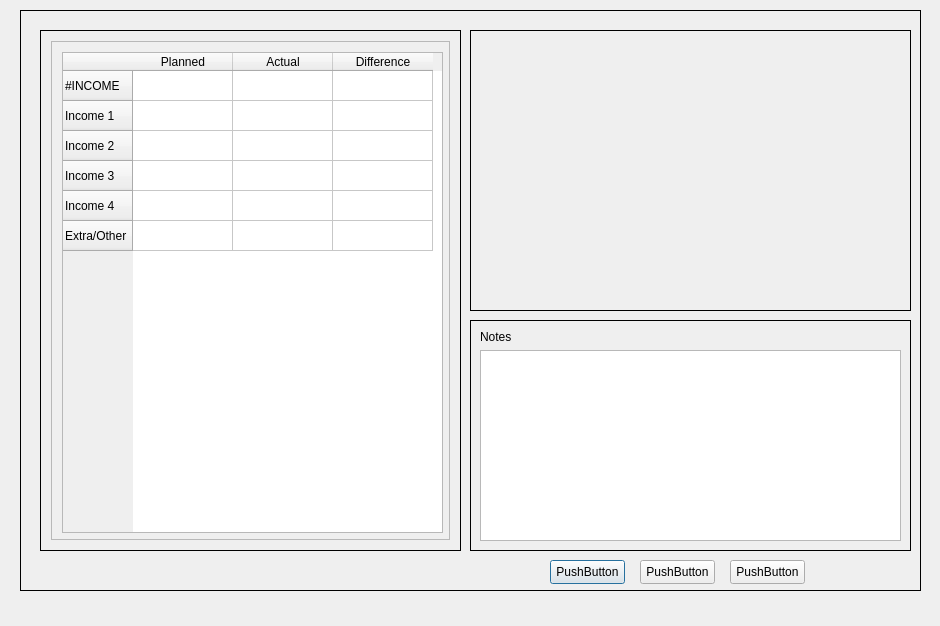
<?xml version="1.0" encoding="UTF-8"?>
<ui version="4.0">
 <class>Dialog</class>
 <widget class="QDialog" name="Dialog">
  <property name="geometry">
   <rect>
    <x>0</x>
    <y>0</y>
    <width>940</width>
    <height>626</height>
   </rect>
  </property>
  <property name="windowTitle">
   <string>Dialog</string>
  </property>
  <widget class="QFrame" name="frame">
   <property name="geometry">
    <rect>
     <x>20</x>
     <y>10</y>
     <width>901</width>
     <height>581</height>
    </rect>
   </property>
   <property name="frameShape">
    <enum>QFrame::Box</enum>
   </property>
   <property name="frameShadow">
    <enum>QFrame::Plain</enum>
   </property>
   <widget class="QFrame" name="frame_2">
    <property name="geometry">
     <rect>
      <x>20</x>
      <y>20</y>
      <width>421</width>
      <height>521</height>
     </rect>
    </property>
    <property name="frameShape">
     <enum>QFrame::Box</enum>
    </property>
    <property name="frameShadow">
     <enum>QFrame::Plain</enum>
    </property>
    <layout class="QGridLayout" name="gridLayout">
     <property name="leftMargin">
      <number>10</number>
     </property>
     <property name="topMargin">
      <number>10</number>
     </property>
     <property name="rightMargin">
      <number>10</number>
     </property>
     <property name="bottomMargin">
      <number>10</number>
     </property>
     <property name="spacing">
      <number>5</number>
     </property>
     <item row="0" column="0">
      <widget class="QScrollArea" name="scrollArea">
       <property name="widgetResizable">
        <bool>true</bool>
       </property>
       <widget class="QWidget" name="scrollAreaWidgetContents">
        <property name="geometry">
         <rect>
          <x>0</x>
          <y>0</y>
          <width>397</width>
          <height>497</height>
         </rect>
        </property>
        <widget class="QTableWidget" name="tableWidget">
         <property name="geometry">
          <rect>
           <x>10</x>
           <y>10</y>
           <width>381</width>
           <height>481</height>
          </rect>
         </property>
         <row>
          <property name="text">
           <string>#INCOME</string>
          </property>
         </row>
         <row>
          <property name="text">
           <string>Income 1</string>
          </property>
         </row>
         <row>
          <property name="text">
           <string>Income 2</string>
          </property>
         </row>
         <row>
          <property name="text">
           <string>Income 3</string>
          </property>
         </row>
         <row>
          <property name="text">
           <string>Income 4</string>
          </property>
         </row>
         <row>
          <property name="text">
           <string>Extra/Other</string>
          </property>
         </row>
         <column>
          <property name="text">
           <string>Planned</string>
          </property>
         </column>
         <column>
          <property name="text">
           <string>Actual</string>
          </property>
         </column>
         <column>
          <property name="text">
           <string>Difference</string>
          </property>
         </column>
        </widget>
       </widget>
      </widget>
     </item>
    </layout>
   </widget>
   <widget class="QFrame" name="frame_3">
    <property name="geometry">
     <rect>
      <x>450</x>
      <y>20</y>
      <width>441</width>
      <height>281</height>
     </rect>
    </property>
    <property name="frameShape">
     <enum>QFrame::Box</enum>
    </property>
    <property name="frameShadow">
     <enum>QFrame::Plain</enum>
    </property>
   </widget>
   <widget class="QFrame" name="frame_4">
    <property name="geometry">
     <rect>
      <x>450</x>
      <y>310</y>
      <width>441</width>
      <height>231</height>
     </rect>
    </property>
    <property name="frameShape">
     <enum>QFrame::Box</enum>
    </property>
    <property name="frameShadow">
     <enum>QFrame::Plain</enum>
    </property>
    <layout class="QGridLayout" name="gridLayout_2">
     <item row="1" column="0">
      <widget class="QPlainTextEdit" name="plainTextEdit"/>
     </item>
     <item row="0" column="0">
      <widget class="QLabel" name="label">
       <property name="text">
        <string>Notes</string>
       </property>
      </widget>
     </item>
    </layout>
   </widget>
   <widget class="QPushButton" name="pushButton_3">
    <property name="geometry">
     <rect>
      <x>530</x>
      <y>550</y>
      <width>75</width>
      <height>24</height>
     </rect>
    </property>
    <property name="text">
     <string>PushButton</string>
    </property>
   </widget>
   <widget class="QPushButton" name="pushButton_4">
    <property name="geometry">
     <rect>
      <x>620</x>
      <y>550</y>
      <width>75</width>
      <height>24</height>
     </rect>
    </property>
    <property name="text">
     <string>PushButton</string>
    </property>
   </widget>
   <widget class="QPushButton" name="pushButton_5">
    <property name="geometry">
     <rect>
      <x>710</x>
      <y>550</y>
      <width>75</width>
      <height>24</height>
     </rect>
    </property>
    <property name="text">
     <string>PushButton</string>
    </property>
   </widget>
  </widget>
 </widget>
 <resources/>
 <connections/>
</ui>
